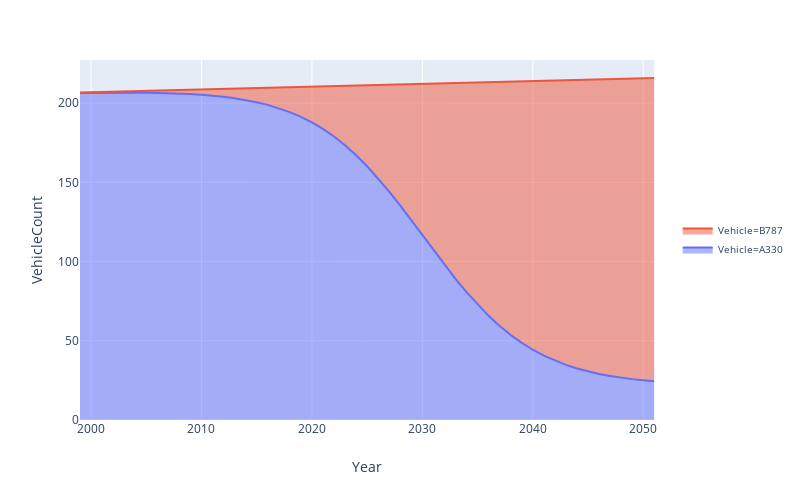

Write notebook code for a chart like this one.
### Code cell
### F L I G H T   M O D E L I N G 

### high scenario
dfHAC, DHAC = Flights(x, PolyHAC)
BinaryShifts(x, DHAC, 'HoogAir', figs=False)
dfHAC, STVhac = ServiceToFlightVehicles(x, dfHAC, service='Person-movements', figs=False)
PlotService(x, dfHAC, y='Share', scn='HoogAir', figs=False)
PlotService(x, dfHAC, y='Person-movements', scn='HoogAir', figs=False)
PlotService(x, dfHAC, y='VehicleCount', scn='HoogAir', figs=False, color='Vehicle')

### low scenario
dfLAC, DLAC = Flights(x, PolyLAC)
BinaryShifts(x, DLAC, 'LaagAir', figs=False)
dfLAC, STVlac = ServiceToFlightVehicles(x, dfLAC, service='Person-movements', figs=False)
PlotService(x, dfLAC, y='Share', scn='LaagAir', figs=False)
PlotService(x, dfLAC, y='Person-movements', scn='LaagAir', figs=False)
PlotService(x, dfLAC, y='VehicleCount', scn='LaagAir', figs=True, color='Vehicle')

### Figure 1 — Plotly figure (JSON) as saved in the notebook; plotly's stock layout.template omitted (floating-point values rounded to 4 significant figures)
{"data": [{"hoverlabel": {"namelength": 0}, "hovertemplate": "Vehicle=A330<br>Year=%{x}<br>VehicleCount=%{y}", "legendgroup": "Vehicle=A330", "line": {"color": "#636efa"}, "mode": "lines", "name": "Vehicle=A330", "orientation": "v", "showlegend": true, "stackgroup": "1", "type": "scatter", "x": [1999, 2000, 2001, 2002, 2003, 2004, 2005, 2006, 2007, 2008, 2009, 2010, 2011, 2012, 2013, 2014, 2015, 2016, 2017, 2018, 2019, 2020, 2021, 2022, 2023, 2024, 2025, 2026, 2027, 2028, 2029, 2030, 2031, 2032, 2033, 2034, 2035, 2036, 2037, 2038, 2039, 2040, 2041, 2042, 2043, 2044, 2045, 2046, 2047, 2048, 2049, 2050, 2051], "xaxis": "x", "y": [206.3, 206.4, 206.5, 206.5, 206.5, 206.5, 206.5, 206.4, 206.2, 206.0, 205.7, 205.2, 204.7, 204.0, 203.1, 201.9, 200.6, 198.9, 196.8, 194.3, 191.3, 187.8, 183.7, 178.9, 173.4, 167.1, 160.1, 152.4, 144.1, 135.3, 126.1, 116.7, 107.2, 97.99, 89.08, 80.67, 72.86, 65.73, 59.32, 53.64, 48.65, 44.33, 40.62, 37.46, 34.78, 32.53, 30.64, 29.07, 27.76, 26.68, 25.79, 25.05, 24.45], "yaxis": "y"}, {"hoverlabel": {"namelength": 0}, "hovertemplate": "Vehicle=B787<br>Year=%{x}<br>VehicleCount=%{y}", "legendgroup": "Vehicle=B787", "line": {"color": "#EF553B"}, "mode": "lines", "name": "Vehicle=B787", "orientation": "v", "showlegend": true, "stackgroup": "1", "type": "scatter", "x": [1999, 2000, 2001, 2002, 2003, 2004, 2005, 2006, 2007, 2008, 2009, 2010, 2011, 2012, 2013, 2014, 2015, 2016, 2017, 2018, 2019, 2020, 2021, 2022, 2023, 2024, 2025, 2026, 2027, 2028, 2029, 2030, 2031, 2032, 2033, 2034, 2035, 2036, 2037, 2038, 2039, 2040, 2041, 2042, 2043, 2044, 2045, 2046, 2047, 2048, 2049, 2050, 2051], "xaxis": "x", "y": [0.3767, 0.4603, 0.5624, 0.6871, 0.8392, 1.025, 1.251, 1.527, 1.864, 2.273, 2.772, 3.377, 4.112, 5.002, 6.079, 7.378, 8.942, 10.82, 13.06, 15.72, 18.87, 22.57, 26.88, 31.86, 37.55, 43.97, 51.13, 58.99, 67.48, 76.49, 85.87, 95.46, 105.1, 114.5, 123.6, 132.2, 140.1, 147.5, 154.0, 159.9, 165.1, 169.5, 173.4, 176.8, 179.6, 182.1, 184.1, 185.9, 187.3, 188.6, 189.7, 190.6, 191.4], "yaxis": "y"}], "layout": {"height": 500, "legend": {"font": {"size": 10}, "tracegroupgap": 0, "traceorder": "reversed", "y": 0.5}, "margin": {"t": 60}, "width": 800, "xaxis": {"anchor": "y", "domain": [0, 0.98], "title": {"text": "Year"}}, "yaxis": {"anchor": "x", "domain": [0, 1], "title": {"text": "VehicleCount"}}}}
